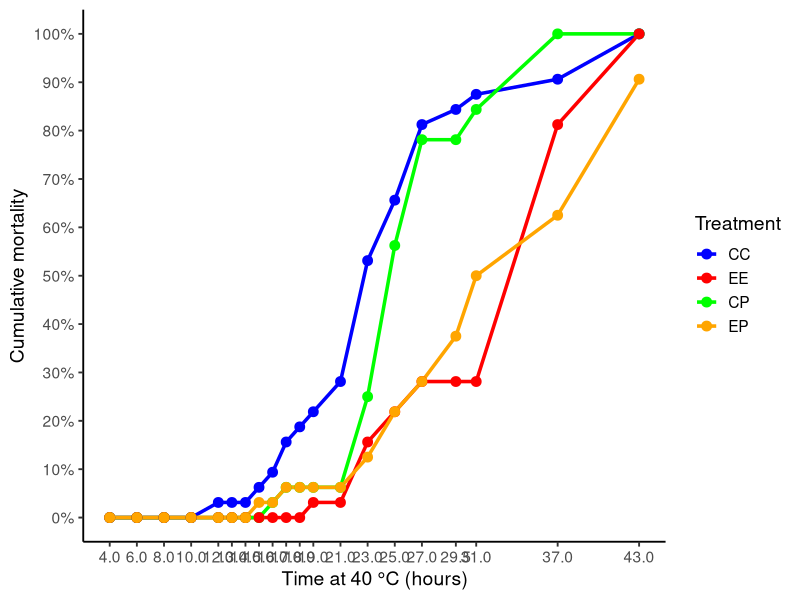
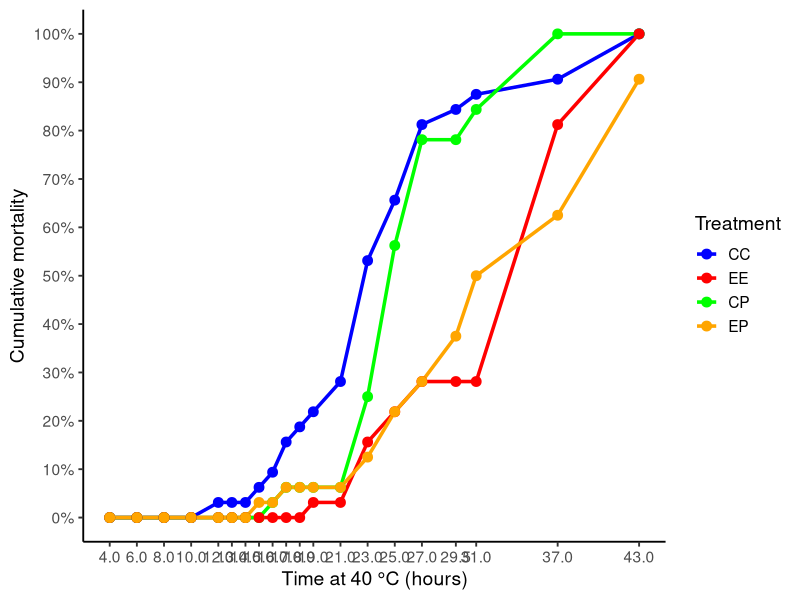
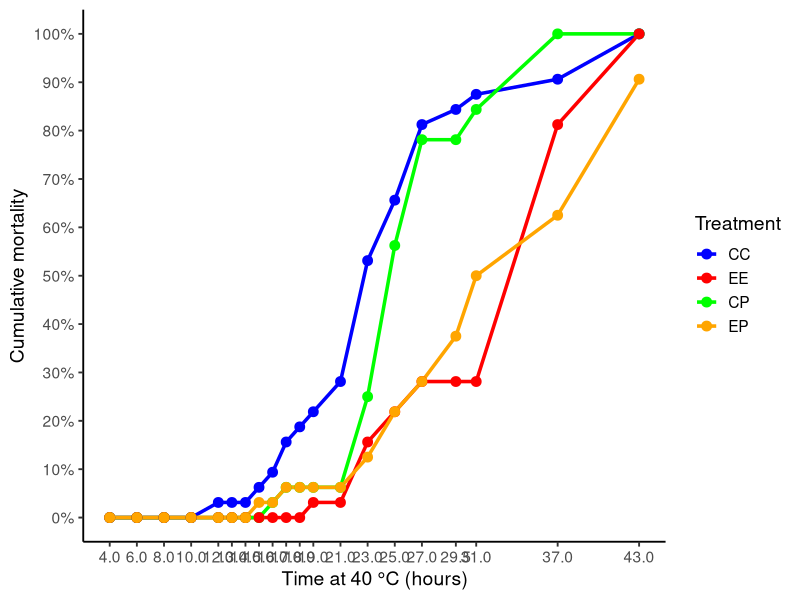

Source code (R) for these figures, in order:
library(tidyverse)
library(scales)

dat <- read.csv(
  "data/LR_manila-40C.csv",
  header = TRUE,
  check.names = FALSE,
  stringsAsFactors = FALSE
)

# ------------------------------------------------------------
# Find time-point rows
# ------------------------------------------------------------

time_rows <- which(
  grepl("^[0-9]+\\.?[0-9]*HR$", dat[[1]], ignore.case = TRUE)
)

all_data <- list()

for (i in seq_along(time_rows)) {
  
  time_row <- time_rows[i]
  plate_row <- time_row + 1
  well_rows <- (time_row + 2):(time_row + 5)
  
  time_hr <- as.numeric(
    str_remove(dat[time_row, 1], "HR")
  )
  
  # Find all plate labels
  plate_cols <- which(
    grepl(
      "^LR-[A-Z]{2}[12]-40$",
      dat[plate_row, ],
      ignore.case = TRUE
    )
  )
  
  for (p in plate_cols) {
    
    plate_name <- dat[plate_row, p]
    
    # Treatment: CC, EE, CP, or EP
    treatment <- str_extract(
      plate_name,
      "(?<=LR-)[A-Z]{2}"
    )
    
    # Replicate: 1 or 2
    replicate <- as.numeric(
      str_extract(
        plate_name,
        "[12](?=-40)"
      )
    )
    
    # --------------------------------------------------------
    # Get the SIX plate columns
    # --------------------------------------------------------
    
    six_cols <- (p + 1):(p + 6)
    
    plate_values <- dat[
      well_rows,
      six_cols
    ]
    
    # Columns 1 and 6 are blanks.
    # Keep ONLY columns 2, 3, 4, and 5.
    clam_values <- plate_values[, 2:5]
    
    # Convert to numeric
    clam_values <- apply(
      clam_values,
      2,
      as.numeric
    )
    
    # Create well identifiers
    wells <- expand.grid(
      row = LETTERS[1:4],
      column = 2:5
    )
    
    wells$dead <- as.vector(clam_values)
    
    wells$time_hr <- time_hr
    wells$treatment <- treatment
    wells$replicate <- replicate
    wells$plate <- plate_name
    
    all_data[[length(all_data) + 1]] <- wells
  }
}

mortality_data <- bind_rows(all_data)


# ------------------------------------------------------------
# Calculate mortality
# ------------------------------------------------------------

mortality_summary <- mortality_data %>%
  group_by(time_hr, treatment) %>%
  summarise(
    dead = sum(dead, na.rm = TRUE),
    total = 32,
    mortality = dead / total,
    .groups = "drop"
  )


# ------------------------------------------------------------
# Treatment order
# ------------------------------------------------------------

mortality_summary$treatment <- factor(
  mortality_summary$treatment,
  levels = c("CC", "EE", "CP", "EP")
)


# ------------------------------------------------------------
# Plot
# ------------------------------------------------------------

ggplot(
  mortality_summary,
  aes(
    x = time_hr,
    y = mortality,
    color = treatment,
    group = treatment
  )
) +
  
  geom_line(
    linewidth = 1.2
  ) +
  
  geom_point(
    size = 3
  ) +
  
  scale_color_manual(
    values = c(
      CC = "blue",
      EE = "red",
      CP = "green",
      EP = "orange"
    )
  ) +
  
  scale_y_continuous(
    limits = c(0, 1),
    breaks = seq(0, 1, 0.1),
    labels = percent_format(accuracy = 1)
  ) +
  
  scale_x_continuous(
    breaks = sort(unique(mortality_summary$time_hr))
  ) +
  
  labs(
    x = "Time at 40 °C (hours)",
    y = "Cumulative mortality",
    color = "Treatment"
  ) +
  
  theme_classic(
    base_size = 14
  ) +
  
  theme(
    legend.position = "right"
  )


ggplot(
  mortality_summary,
  aes(
    x = time_hr,
    y = mortality,
    color = treatment,
    group = treatment
  )
) +
  geom_line(linewidth = 1.2) +
  geom_point(size = 3) +
  scale_color_manual(
    values = c(
      CC = "blue",
      EE = "red",
      CP = "green",
      EP = "orange"
    )
  ) +
  scale_y_continuous(
    limits = c(0, 1),
    breaks = seq(0, 1, 0.1),
    labels = percent_format(accuracy = 1)
  ) +
  scale_x_continuous(
    breaks = sort(unique(mortality_summary$time_hr))
  ) +
  labs(
    x = "Time at 40 °C (hours)",
    y = "Cumulative mortality",
    color = "Treatment"
  ) +
  theme_classic(base_size = 14) +
  theme(
    legend.position = "right"
  )

# Save figure as a high-resolution PNG
ggsave(
  "figures/LR_survival/clam_mortality_40C.png",
  width = 12,
  height = 6,
  dpi = 300
)
